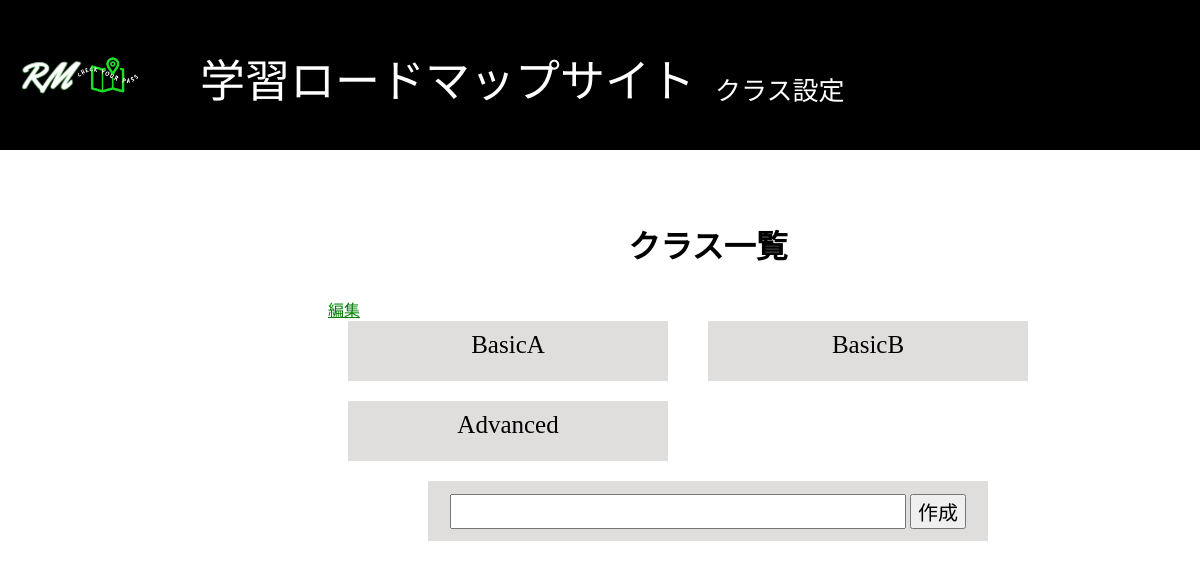
Page /manage/class/ (signed in) on the earlier database version.
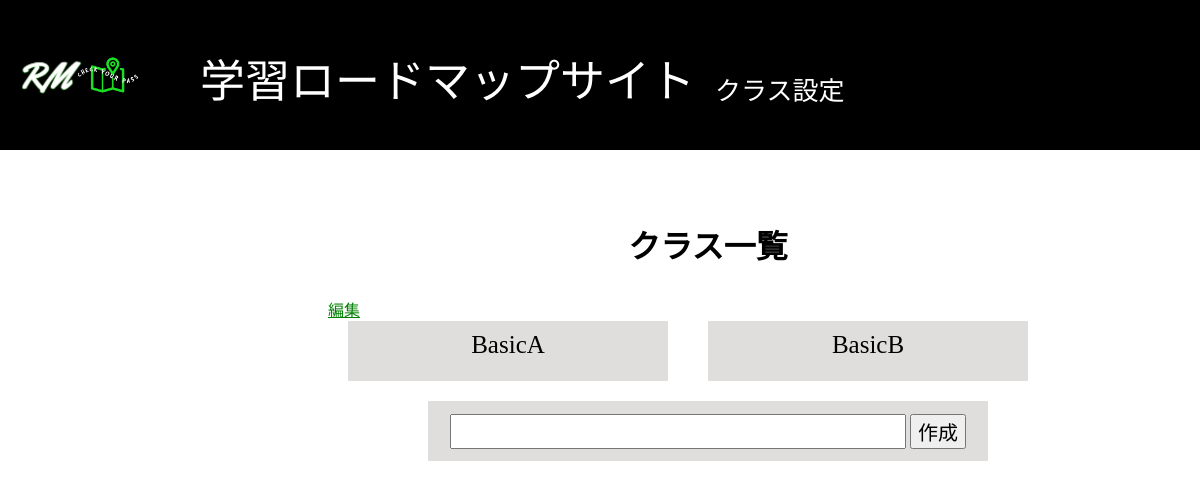
Same page on the later database version.
### roadmap/models.py (models this page shows)
class UserClass(models.Model):
    userclass = models.CharField(
        max_length=30,
        unique=True,
        null=True,
        verbose_name="クラス"
    )

### roadmap/views.py (the view)
# urls.py: path('manage/class/', mng_class_listview, name = 'mng_class_list'),
def mng_class_listview(request):
    if not request.user.is_staff:
        return redirect('usr_mypage')
    form = ClassForm(request.POST)
    class_list = UserClass.objects.all()
    context =  {'form':form, 'class_list':class_list}
    if request.method == 'POST':
        if form.is_valid():
            form.save()
            return redirect('mng_class_list')
    return render(request, 'mng_class_list.html', context)

### roadmap/forms.py
class ClassForm(forms.ModelForm):
    class Meta:
        model = UserClass
        fields = '__all__'
        labels = {'userclass':"クラス"}

### templates/mng_class_list.html
{% extends 'mng_base.html' %}
{% block header %}クラス設定{% endblock %}
{% block contents %}
<div class="container">
	<h1 class="page-title">クラス一覧</h1>
	<a href="{% url 'mng_class_edit' %}" class="btn-edit">編集</a>
	<div class="class-list">
		{% for class in class_list %}
			<div class="class-box">
				<p>{{ class.userclass }}</p>
			</div>
		{% endfor %}
		<div class="form-box">
			<form method="POST" class="class-form">{% csrf_token %}
				{{ form.userclass }}
				<button type="submit">作成</button>
			</form>
		</div>
	</div>
</div>
{% endblock %}

### templates/mng_base.html (shortened to what this page needs)
<!DOCTYPE html>
{% load static %}
<html>
	<head>
		<link rel="stylesheet" type="text/css" id="applicationStylesheet" href="{% static 'style.css' %}"/>
	</head>
    <body>
        <div class="header">
            <svg class="header-block">
                <rect id="mng_header-block" rx="0" ry="0" x="0" y="0" width="100%" height="150">
                </rect>
            </svg>
            <div id="header-text">
                学習ロードマップサイト
            </div>
            <div class="rm_logo">
                <a href="/manage/mypage/"><img id="rm_logo" src="/media/RM-logo-white.png"></a>
            </div>
            <div id="header-title">
                {% block header %}{% endblock %}
            </div>
        </div>
        {% block contents %}{% endblock %}
    </body>
</html>

### static/style.css (style rules this page uses)
.header { position: absolute; width: 100%; height: 150px; left: 0px; top: 0px; }
.header-block { width: 100%; height: 150px; }
#header-text { left: 200px; top: 45px; position: absolute; overflow: visible; width: 470px; white-space: nowrap; text-align: left; font-family: Hiragino Kaku Gothic ProN; font-size: 45px; color: rgba(255,255,255,1); }
#header-title { position: absolute; left: 715px; top: 70px; overflow: visible; width: 102px; white-space: nowrap; text-align: left; font-family: Hiragino Kaku Gothic ProN; font-size: 26px; color: rgba(255,255,255,1); }
#rm_logo { position: absolute; width: 150px; height: 150px; left: 0px; top: 0px; overflow: visible; }
.container { position: relative; top: 200px; left: 300px; width: 800px; }
.page-title { position: relative; text-align: center; margin-bottom: 30px; }
.btn-edit { color: green; margin-left: 20px; }
.class-list { display: flex; flex-wrap: wrap; justify-content: flex-start; }
.class-box { width: 40%; height: 60px; font-size: 25px; background-color: #E0DDDD; margin-bottom: 20px; text-align: center; margin-left: 5%; }
.class-box p { margin-top: 10px; }
.form-box { width: 70%; height: 60px; margin-left: 15%; text-align: center; background-color: #E0DDDD; display: flex; align-items: center; }
.class-form { width: 100%; }
.class-form input { width: 80%; font-size: 25px; }
.class-form button { font-size: 20px; }

Differences in the rows shown:
removed UserClass: userclass "Advanced"
